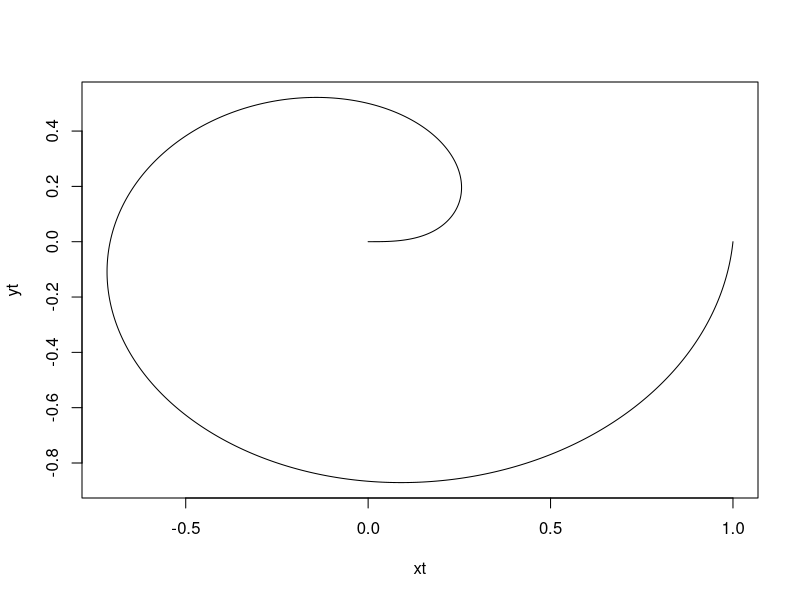

Recreate this plot in R.
## ---- chunk 1
t <- seq(from = 0, to = 1, by = 0.001)

# xt <- sqrt(t)
# yt <- 2 * pi * t

xt <- sqrt(t) * cos(2 * pi * t)
yt <- sqrt(t) * sin(2 * pi * t)

plot(x = xt, 
     y = yt, 
     type = "l")
## ---- chunk 2
x <- matrix(rnorm(n = 500), ncol = 5)
varx <- var(x)
